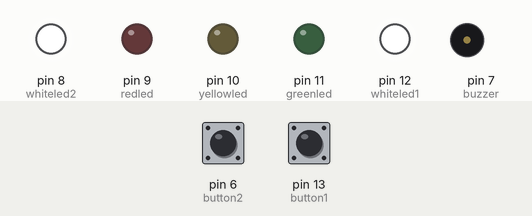
Simulated run of this sketch. Board: Arduino Uno, built with avr-gcc and run on an emulated ATmega328P. On the bench: output pins drawn as LEDs (lit = HIGH), buzzer (waves = sounding, pin HIGH). Inputs (shaded band) come from the test bench; at power-on: pin 6 (button2) HIGH, pin 13 (button1) HIGH. Random numbers use the default seed unless the sketch sets one.

Above: at 6.8 s.
6.9 s: pin 6 (button2) pulled LOW for 0.2 s
At 7.7 s:
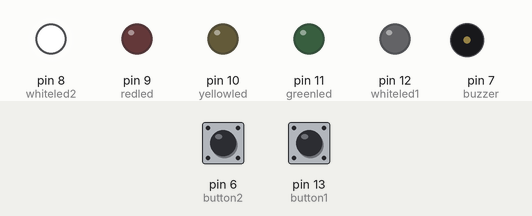
At 9.7 s:
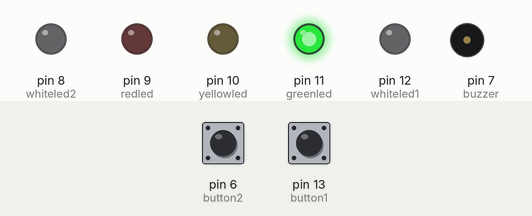
10.1 s: pin 13 (button1) pulled LOW for 3.2 s
At 17.4 s:
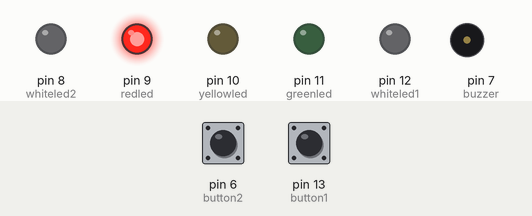
Timing chart, 0 to 20.8 s (numbered marks = the images above; inputs shaded):
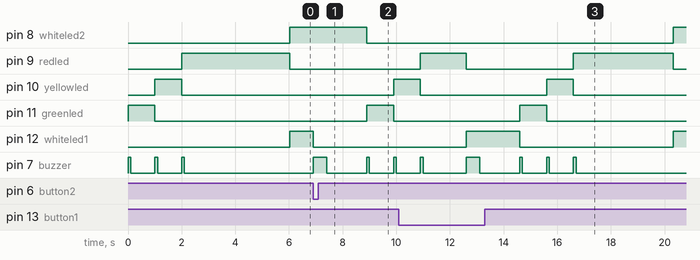

The sketch:

Maingamecode.ino
```cpp
int whiteled1 = 12;
int greenled = 11;
int yellowled = 10;
int redled = 9;
int whiteled2 = 8;

int buzzer = 7;

int button1 = 13;
int button2 = 6;

bool buttonPressed = 0;


void setup() {
  // put your setup code here, to run once:
  pinMode(whiteled1, OUTPUT);
  pinMode(greenled, OUTPUT);
  pinMode(yellowled, OUTPUT);
  pinMode(redled, OUTPUT);
  pinMode(whiteled2, OUTPUT);

  pinMode(buzzer, OUTPUT);

  pinMode(button1, INPUT_PULLUP);
  pinMode(button2, INPUT_PULLUP);
  randomSeed(analogRead(A0));
}

void loop() {
  // put your main code here, to run repeatedly:
  digitalWrite(greenled, HIGH);
  digitalWrite(buzzer, HIGH);
  delay(100);
  digitalWrite(buzzer, LOW);
  delay(900);
  digitalWrite(greenled, LOW);

  digitalWrite(yellowled, HIGH);
  digitalWrite(buzzer, HIGH);
  delay(100);
  digitalWrite(buzzer, LOW);
  delay(900);
  digitalWrite(yellowled, LOW);

  digitalWrite(redled, HIGH);
  digitalWrite(buzzer, HIGH);
  delay(100);
  digitalWrite(buzzer, LOW);
  delay(random(900,4901));
  digitalWrite(redled, LOW);

  while (buttonPressed == 0) {
    digitalWrite(whiteled1, HIGH);
    digitalWrite(whiteled2, HIGH);
    if (digitalRead(button1) == 0) {
      buttonPressed = 1;
      digitalWrite(whiteled2, LOW);
    } else if (digitalRead(button2) == 0) {
      buttonPressed = 1;
      digitalWrite(whiteled1, LOW);
    }
  }
  digitalWrite(buzzer, HIGH);
  delay(500);
  digitalWrite(buzzer,LOW);


  delay(1500);
  digitalWrite(whiteled1, LOW);
  digitalWrite(whiteled2, LOW);
  buttonPressed = 0;
}
```

Measured:
- after the input at 6.9 s, pin 8 (whiteled2): HIGH → LOW after 2.0 s; pin 10 (yellowled): LOW → HIGH after 3.0 s; pin 11 (greenled): LOW → HIGH after 2.0 s, → LOW 1.0 s later; pin 12 (whiteled1): HIGH → LOW at once; pin 7 (buzzer): goes HIGH 0.50 s, LOW 1.5 s, HIGH 0.10 s, LOW 0.90 s, HIGH 0.10 s, then LOW, starting at once
- after the input at 10.1 s, pin 11 (greenled): LOW → HIGH after 4.5 s, → LOW 1.0 s later
- by itself, pin 7 (buzzer): alternates HIGH for 0.10 s and LOW for 0.90 s, 6 changes in all, then stays LOW
